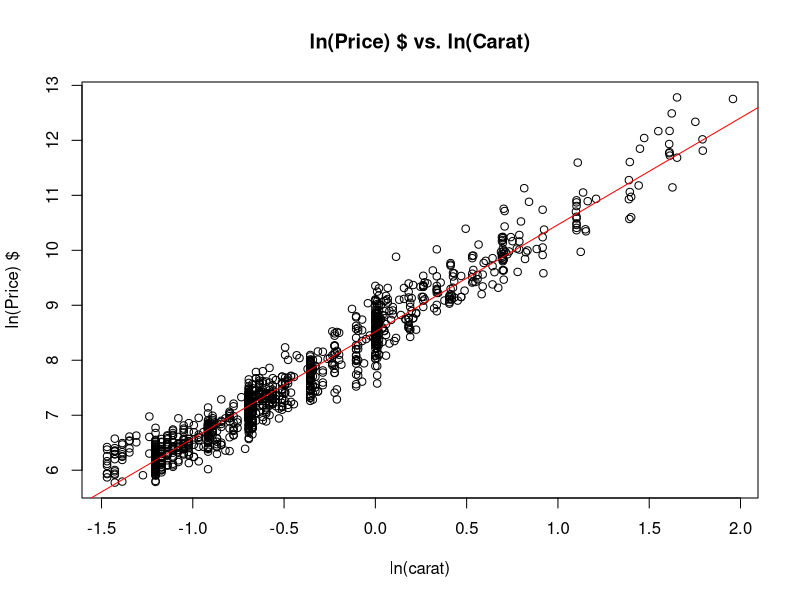
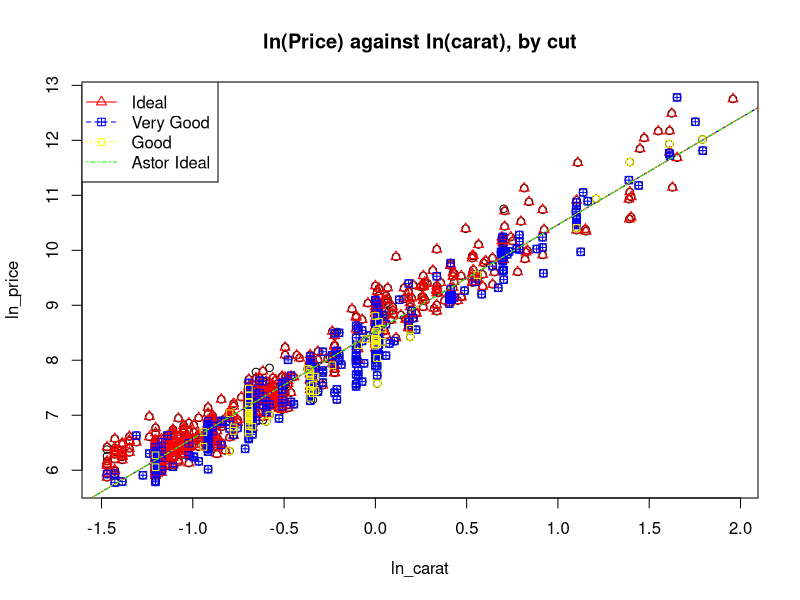
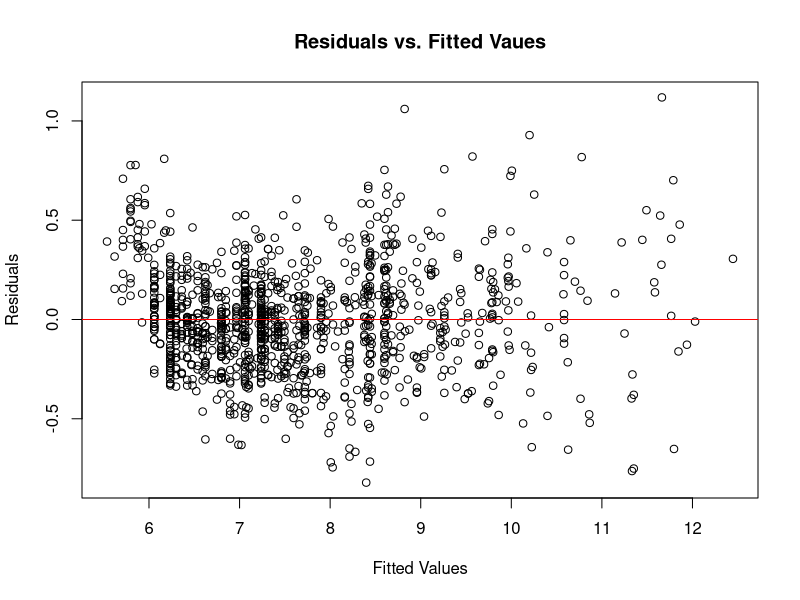
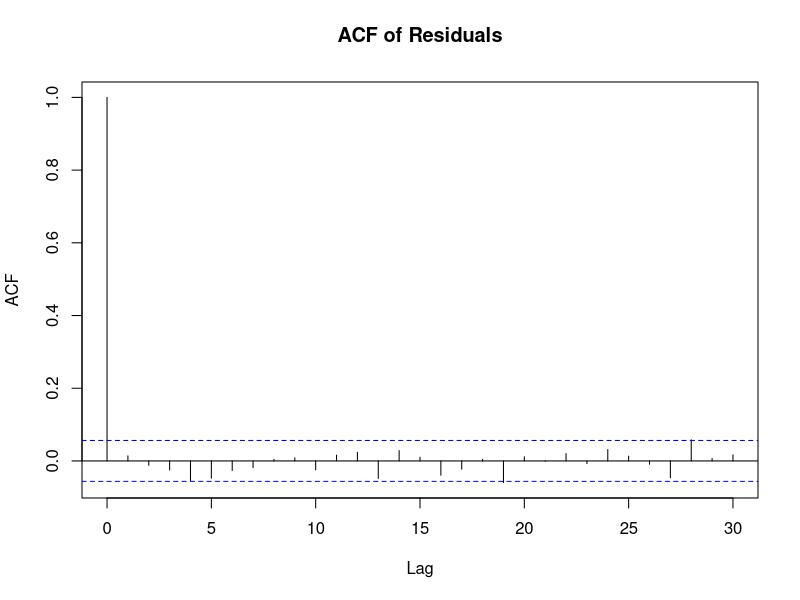
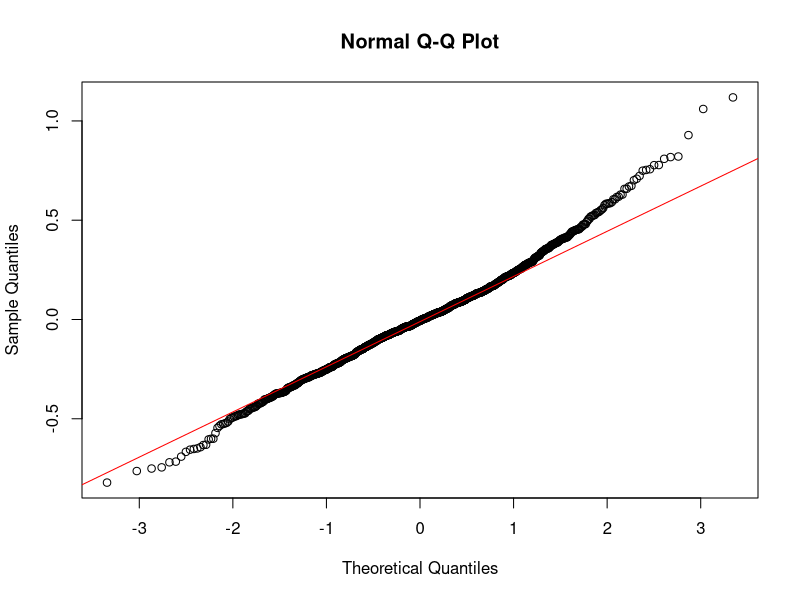

Write R code to recreate these figures, in order.
## ---- chunk 1
knitr::opts_chunk$set(echo = TRUE)
library(MASS)
## ---- chunk 2
data <- read.csv("diamonds4.csv", header=TRUE)
attach(data)
names(data)
summary(data)

# Create a reduced subset of price <= $30,000
data_r <- data[which(data$price <= 30000), ]

## ---- chunk 3
price.log = log(price)
carat.log = log(carat)
results1 <- lm(price.log~carat.log)

#Scatter Plot
plot(carat.log, price.log, xlab="ln(carat)", ylab = "ln(Price) $", main="ln(Price) $ vs. ln(Carat)")
abline(results1, col="red")

#Add new columns for ln(price) and ln(carat)
data["ln_price"] <- price.log
data["ln_carat"] <- carat.log

detach(data)
attach(data)
## ---- chunk 4
cut<-factor(cut)
clarity<-factor(clarity)
color<-factor(color)
is.factor(cut) 
is.factor(clarity) 
is.factor(color) 

cut<-relevel(cut, ref = "Astor Ideal") 
contrasts(cut)

data$cut <- factor(data$cut, levels = c("Astor Ideal", "Good", "Very Good", "Ideal"))
levels(data$cut)
contrasts(cut)

#X = "Astor Ideal","Good", "Very Good", "Ideal"
#cut<-reorder(cut, X,levels = levels(cut))
## ---- chunk 5
a1<-subset(data,cut=="Ideal") 
a2<-subset(data,cut=="Very Good") 
a3<-subset(data,cut=="Good")
a4<-subset(data,cut=="Astor Ideal")

reg1<-lm(price.log~carat.log,data=a1)
reg2<-lm(price.log~carat.log,data=a2)
reg3<-lm(price.log~carat.log,data=a3)
reg4<-lm(price.log~carat.log,data=a4)


plot(ln_carat, ln_price, main="ln(Price) against ln(carat), by cut")
points(a1$ln_carat,a1$ln_price, pch=2, col="red")
points(a2$ln_carat,a2$ln_price, pch=12, col="blue") 
points(a3$ln_carat,a3$ln_price, pch=22, col="yellow")
points(a4$ln_carat,a4$ln_price, pch=32, col="green")
abline(reg1,lty=1, col="red")
abline(reg2,lty=2, col="blue") 
abline(reg3,lty=3, col="yellow")
abline(reg4,lty=4, col="green")
legend("topleft", c("Ideal","Very Good","Good", "Astor Ideal"), lty=c(1,2,3, 4), pch=c(2,12,22, 32), col=c("red","blue","yellow", "green")) 

reg1
reg2
reg3
reg4
results1


## ---- chunk 6
mlr_cut <- lm(price.log~carat.log*cut)
summary(mlr_cut)

#Residual Plot
plot(mlr_cut$fitted.values, mlr_cut$residuals, xlab = "Fitted Values", ylab = "Residuals", main = "Residuals vs. Fitted Vaues")
abline(h=0, col="red")
#ACF Plot
acf(mlr_cut$residuals, main="ACF of Residuals")
#QQ Plot
qqnorm(mlr_cut$residuals)
qqline(mlr_cut$residuals, col="red")

